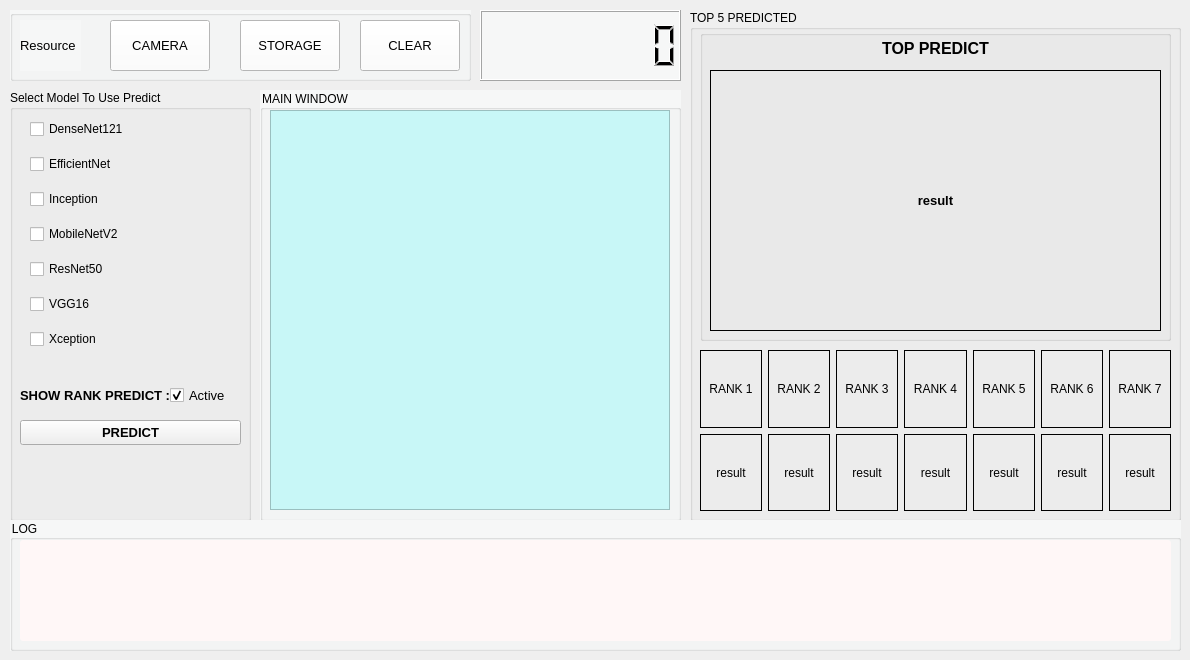
    <widget class="QWidget" name="tab_4">
     <attribute name="title">
      <string>Klasifikasi Aksara</string>
     </attribute>
     <widget class="QGroupBox" name="groupBox_6">
      <property name="geometry">
       <rect>
        <x>10</x>
        <y>10</y>
        <width>461</width>
        <height>71</height>
       </rect>
      </property>
      <property name="styleSheet">
       <string notr="true">background-color: rgb(246, 247, 247);</string>
      </property>
      <property name="title">
       <string/>
      </property>
      <widget class="QLabel" name="label_18">
       <property name="geometry">
        <rect>
         <x>10</x>
         <y>10</y>
         <width>61</width>
         <height>51</height>
        </rect>
       </property>
       <property name="font">
        <font>
         <pointsize>10</pointsize>
        </font>
       </property>
       <property name="text">
        <string>Resource</string>
       </property>
       <property name="alignment">
        <set>Qt::AlignLeading|Qt::AlignLeft|Qt::AlignVCenter</set>
       </property>
      </widget>
      <widget class="QPushButton" name="btn_resource_storage">
       <property name="geometry">
        <rect>
         <x>230</x>
         <y>10</y>
         <width>100</width>
         <height>51</height>
        </rect>
       </property>
       <property name="minimumSize">
        <size>
         <width>100</width>
         <height>0</height>
        </size>
       </property>
       <property name="font">
        <font>
         <pointsize>10</pointsize>
        </font>
       </property>
       <property name="styleSheet">
        <string notr="true">background-color: rgb(255, 255, 255);</string>
       </property>
       <property name="text">
        <string>STORAGE</string>
       </property>
      </widget>
      <widget class="QPushButton" name="btn_stop_2">
       <property name="geometry">
        <rect>
         <x>350</x>
         <y>10</y>
         <width>100</width>
         <height>51</height>
        </rect>
       </property>
       <property name="minimumSize">
        <size>
         <width>100</width>
         <height>0</height>
        </size>
       </property>
       <property name="font">
        <font>
         <pointsize>10</pointsize>
        </font>
       </property>
       <property name="styleSheet">
        <string notr="true">background-color: rgb(255, 255, 255);</string>
       </property>
       <property name="text">
        <string>CLEAR</string>
       </property>
      </widget>
      <widget class="QPushButton" name="btn_start_3">
       <property name="geometry">
        <rect>
         <x>100</x>
         <y>10</y>
         <width>100</width>
         <height>51</height>
        </rect>
       </property>
       <property name="minimumSize">
        <size>
         <width>100</width>
         <height>0</height>
        </size>
       </property>
       <property name="font">
        <font>
         <pointsize>10</pointsize>
        </font>
       </property>
       <property name="styleSheet">
        <string notr="true">background-color: rgb(255, 255, 255);</string>
       </property>
       <property name="text">
        <string>CAMERA</string>
       </property>
      </widget>
     </widget>
     <widget class="QGroupBox" name="groupBox_7">
      <property name="geometry">
       <rect>
        <x>10</x>
        <y>90</y>
        <width>241</width>
        <height>431</height>
       </rect>
      </property>
      <property name="title">
       <string>Select Model To Use Predict</string>
      </property>
      <widget class="QWidget" name="gridLayoutWidget_5">
       <property name="geometry">
        <rect>
         <x>20</x>
         <y>20</y>
         <width>211</width>
         <height>251</height>
        </rect>
       </property>
       <layout class="QGridLayout" name="gridLayout_6">
        <item row="5" column="0">
         <widget class="QCheckBox" name="ckb_vgg">
          <property name="text">
           <string>VGG16</string>
          </property>
         </widget>
        </item>
        <item row="0" column="0">
         <widget class="QCheckBox" name="ckb_densenet">
          <property name="minimumSize">
           <size>
            <width>0</width>
            <height>0</height>
           </size>
          </property>
          <property name="sizeIncrement">
           <size>
            <width>0</width>
            <height>0</height>
           </size>
          </property>
          <property name="text">
           <string>DenseNet121</string>
          </property>
         </widget>
        </item>
        <item row="4" column="0">
         <widget class="QCheckBox" name="ckb_restnet">
          <property name="text">
           <string>ResNet50</string>
          </property>
         </widget>
        </item>
        <item row="1" column="0">
         <widget class="QCheckBox" name="ckb_efficientnet">
          <property name="text">
           <string>EfficientNet</string>
          </property>
         </widget>
        </item>
        <item row="2" column="0">
         <widget class="QCheckBox" name="ckb_inception">
          <property name="text">
           <string>Inception</string>
          </property>
         </widget>
        </item>
        <item row="6" column="0">
         <widget class="QCheckBox" name="ckb_xception">
          <property name="text">
           <string>Xception</string>
          </property>
         </widget>
        </item>
        <item row="3" column="0">
         <widget class="QCheckBox" name="ckb_mobilenet">
          <property name="text">
           <string>MobileNetV2</string>
          </property>
         </widget>
        </item>
       </layout>
      </widget>
      <widget class="QPushButton" name="btn_predict">
       <property name="geometry">
        <rect>
         <x>10</x>
         <y>330</y>
         <width>221</width>
         <height>25</height>
        </rect>
       </property>
       <property name="font">
        <font>
         <family>Nirmala UI</family>
         <pointsize>10</pointsize>
         <weight>75</weight>
         <bold>true</bold>
        </font>
       </property>
       <property name="text">
        <string>PREDICT</string>
       </property>
      </widget>
      <widget class="QLabel" name="label_22">
       <property name="geometry">
        <rect>
         <x>10</x>
         <y>290</y>
         <width>151</width>
         <height>31</height>
        </rect>
       </property>
       <property name="font">
        <font>
         <family>Nirmala UI</family>
         <pointsize>10</pointsize>
         <weight>75</weight>
         <bold>true</bold>
        </font>
       </property>
       <property name="text">
        <string>SHOW RANK PREDICT :</string>
       </property>
      </widget>
      <widget class="QCheckBox" name="ckb_show_rank">
       <property name="geometry">
        <rect>
         <x>160</x>
         <y>290</y>
         <width>70</width>
         <height>31</height>
        </rect>
       </property>
       <property name="font">
        <font>
         <family>Nirmala UI</family>
         <pointsize>10</pointsize>
         <weight>50</weight>
         <bold>false</bold>
        </font>
       </property>
       <property name="text">
        <string>Active</string>
       </property>
       <property name="checked">
        <bool>true</bool>
       </property>
      </widget>
     </widget>
     <widget class="QGroupBox" name="groupBox_8">
      <property name="geometry">
       <rect>
        <x>260</x>
        <y>90</y>
        <width>421</width>
        <height>431</height>
       </rect>
      </property>
      <property name="styleSheet">
       <string notr="true">background-color: rgb(246, 247, 247);</string>
      </property>
      <property name="title">
       <string>MAIN WINDOW</string>
      </property>
      <widget class="QLabel" name="disp_klasifikasi">
       <property name="geometry">
        <rect>
         <x>10</x>
         <y>20</y>
         <width>400</width>
         <height>400</height>
        </rect>
       </property>
       <property name="sizePolicy">
        <sizepolicy hsizetype="Preferred" vsizetype="Preferred">
         <horstretch>0</horstretch>
         <verstretch>0</verstretch>
        </sizepolicy>
       </property>
       <property name="minimumSize">
        <size>
         <width>400</width>
         <height>400</height>
        </size>
       </property>
       <property name="styleSheet">
        <string notr="true">background-color: rgb(200, 247, 247);</string>
       </property>
       <property name="frameShape">
        <enum>QFrame::StyledPanel</enum>
       </property>
       <property name="frameShadow">
        <enum>QFrame::Sunken</enum>
       </property>
       <property name="text">
        <string/>
       </property>
       <property name="alignment">
        <set>Qt::AlignCenter</set>
       </property>
      </widget>
     </widget>
     <widget class="QGroupBox" name="groupBox_9">
      <property name="geometry">
       <rect>
        <x>690</x>
        <y>10</y>
        <width>491</width>
        <height>511</height>
       </rect>
      </property>
      <property name="title">
       <string>TOP 5 PREDICTED</string>
      </property>
      <widget class="QWidget" name="gridLayoutWidget_8">
       <property name="geometry">
        <rect>
         <x>10</x>
         <y>340</y>
         <width>471</width>
         <height>161</height>
        </rect>
       </property>
       <layout class="QGridLayout" name="gridLayout_9">
        <item row="1" column="5">
         <widget class="QLabel" name="result_rank_6">
          <property name="frameShape">
           <enum>QFrame::Box</enum>
          </property>
          <property name="text">
           <string>result</string>
          </property>
          <property name="alignment">
           <set>Qt::AlignCenter</set>
          </property>
         </widget>
        </item>
        <item row="1" column="0">
         <widget class="QLabel" name="result_rank_1">
          <property name="frameShape">
           <enum>QFrame::Box</enum>
          </property>
          <property name="text">
           <string>result</string>
          </property>
          <property name="alignment">
           <set>Qt::AlignCenter</set>
          </property>
         </widget>
        </item>
        <item row="0" column="3">
         <widget class="QLabel" name="rank_4">
          <property name="frameShape">
           <enum>QFrame::Box</enum>
          </property>
          <property name="text">
           <string>RANK 4</string>
          </property>
          <property name="alignment">
           <set>Qt::AlignCenter</set>
          </property>
         </widget>
        </item>
        <item row="0" column="1">
         <widget class="QLabel" name="rank_2">
          <property name="frameShape">
           <enum>QFrame::Box</enum>
          </property>
          <property name="text">
           <string>RANK 2</string>
          </property>
          <property name="alignment">
           <set>Qt::AlignCenter</set>
          </property>
         </widget>
        </item>
        <item row="0" column="5">
         <widget class="QLabel" name="rank_6">
          <property name="frameShape">
           <enum>QFrame::Box</enum>
          </property>
          <property name="text">
           <string>RANK 6</string>
          </property>
          <property name="alignment">
           <set>Qt::AlignCenter</set>
          </property>
         </widget>
        </item>
        <item row="0" column="2">
         <widget class="QLabel" name="rank_3">
          <property name="frameShape">
           <enum>QFrame::Box</enum>
          </property>
          <property name="text">
           <string>RANK 3</string>
          </property>
          <property name="alignment">
           <set>Qt::AlignCenter</set>
          </property>
         </widget>
        </item>
        <item row="1" column="4">
         <widget class="QLabel" name="result_rank_5">
          <property name="frameShape">
           <enum>QFrame::Box</enum>
          </property>
          <property name="text">
           <string>result</string>
          </property>
          <property name="alignment">
           <set>Qt::AlignCenter</set>
          </property>
         </widget>
        </item>
        <item row="1" column="1">
         <widget class="QLabel" name="result_rank_2">
          <property name="frameShape">
           <enum>QFrame::Box</enum>
          </property>
          <property name="text">
           <string>result</string>
          </property>
          <property name="alignment">
           <set>Qt::AlignCenter</set>
          </property>
         </widget>
        </item>
        <item row="0" column="0">
         <widget class="QLabel" name="rank_1">
          <property name="frameShape">
           <enum>QFrame::Box</enum>
          </property>
          <property name="text">
           <string>RANK 1</string>
          </property>
          <property name="alignment">
           <set>Qt::AlignCenter</set>
          </property>
         </widget>
        </item>
        <item row="1" column="2">
         <widget class="QLabel" name="result_rank_3">
          <property name="frameShape">
           <enum>QFrame::Box</enum>
          </property>
          <property name="text">
           <string>result</string>
          </property>
          <property name="alignment">
           <set>Qt::AlignCenter</set>
          </property>
         </widget>
        </item>
        <item row="1" column="3">
         <widget class="QLabel" name="result_rank_4">
          <property name="frameShape">
           <enum>QFrame::Box</enum>
          </property>
          <property name="text">
           <string>result</string>
          </property>
          <property name="alignment">
           <set>Qt::AlignCenter</set>
          </property>
         </widget>
        </item>
        <item row="0" column="4">
         <widget class="QLabel" name="rank_5">
          <property name="minimumSize">
           <size>
            <width>0</width>
            <height>0</height>
           </size>
          </property>
          <property name="frameShape">
           <enum>QFrame::Box</enum>
          </property>
          <property name="text">
           <string>RANK 5</string>
          </property>
          <property name="alignment">
           <set>Qt::AlignCenter</set>
          </property>
         </widget>
        </item>
        <item row="0" column="6">
         <widget class="QLabel" name="rank_7">
          <property name="frameShape">
           <enum>QFrame::Box</enum>
          </property>
          <property name="text">
           <string>RANK 7</string>
          </property>
          <property name="alignment">
           <set>Qt::AlignCenter</set>
          </property>
         </widget>
        </item>
        <item row="1" column="6">
         <widget class="QLabel" name="result_rank_7">
          <property name="frameShape">
           <enum>QFrame::Box</enum>
          </property>
          <property name="text">
           <string>result</string>
          </property>
          <property name="alignment">
           <set>Qt::AlignCenter</set>
          </property>
         </widget>
        </item>
       </layout>
      </widget>
      <widget class="QGroupBox" name="groupBox_11">
       <property name="geometry">
        <rect>
         <x>10</x>
         <y>20</y>
         <width>471</width>
         <height>311</height>
        </rect>
       </property>
       <property name="title">
        <string/>
       </property>
       <widget class="QLabel" name="label_34">
        <property name="geometry">
         <rect>
          <x>10</x>
          <y>10</y>
          <width>451</width>
          <height>16</height>
         </rect>
        </property>
        <property name="font">
         <font>
          <family>Nirmala UI</family>
          <pointsize>12</pointsize>
          <weight>75</weight>
          <bold>true</bold>
         </font>
        </property>
        <property name="text">
         <string>TOP PREDICT</string>
        </property>
        <property name="alignment">
         <set>Qt::AlignCenter</set>
        </property>
       </widget>
       <widget class="QLabel" name="top_predict">
        <property name="geometry">
         <rect>
          <x>10</x>
          <y>40</y>
          <width>451</width>
          <height>261</height>
         </rect>
        </property>
        <property name="font">
         <font>
          <family>Nirmala UI</family>
          <pointsize>10</pointsize>
          <weight>75</weight>
          <bold>true</bold>
         </font>
        </property>
        <property name="frameShape">
         <enum>QFrame::Box</enum>
        </property>
        <property name="text">
         <string>result</string>
        </property>
        <property name="alignment">
         <set>Qt::AlignCenter</set>
        </property>
       </widget>
      </widget>
     </widget>
     <widget class="QLCDNumber" name="lcd_clock_3">
      <property name="geometry">
       <rect>
        <x>480</x>
        <y>10</y>
        <width>201</width>
        <height>71</height>
       </rect>
      </property>
      <property name="styleSheet">
       <string notr="true">background-color: rgb(246, 247, 247);</string>
      </property>
      <property name="digitCount">
       <number>8</number>
      </property>
     </widget>
     <widget class="QGroupBox" name="groupBox_10">
      <property name="geometry">
       <rect>
        <x>10</x>
        <y>520</y>
        <width>1171</width>
        <height>131</height>
       </rect>
      </property>
      <property name="styleSheet">
       <string notr="true">background-color: rgb(246, 247, 247);</string>
      </property>
      <property name="title">
       <string>LOG</string>
      </property>
      <widget class="QTextEdit" name="textEdit_klasifikasi">
       <property name="geometry">
        <rect>
         <x>10</x>
         <y>20</y>
         <width>1151</width>
         <height>101</height>
        </rect>
       </property>
       <property name="styleSheet">
        <string notr="true">background-color: rgb(255, 247, 247);
border-radius:3px;</string>
       </property>
      </widget>
     </widget>
    </widget>
